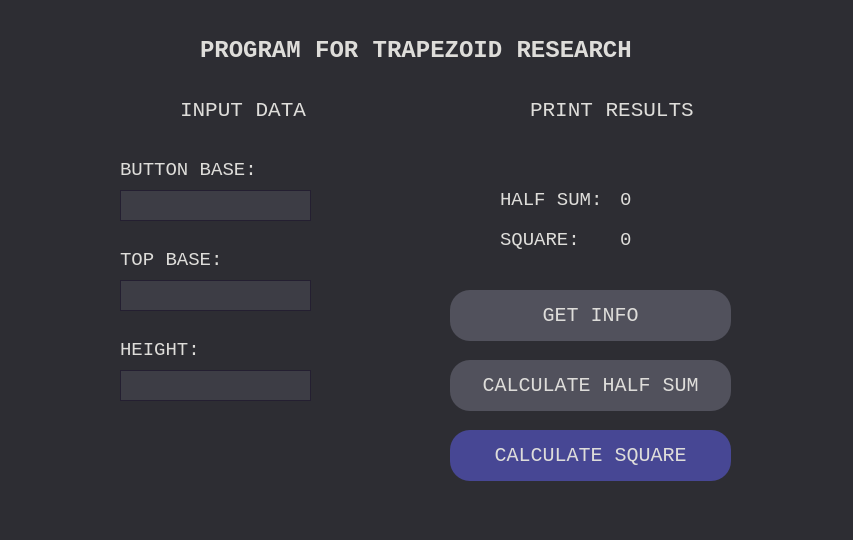
<?xml version="1.0" encoding="UTF-8"?>
<ui version="4.0">
 <class>MainWindow</class>
 <widget class="QMainWindow" name="MainWindow">
  <property name="geometry">
   <rect>
    <x>0</x>
    <y>0</y>
    <width>853</width>
    <height>540</height>
   </rect>
  </property>
  <property name="minimumSize">
   <size>
    <width>853</width>
    <height>540</height>
   </size>
  </property>
  <property name="maximumSize">
   <size>
    <width>853</width>
    <height>540</height>
   </size>
  </property>
  <property name="font">
   <font>
    <family>Courier New</family>
    <pointsize>14</pointsize>
   </font>
  </property>
  <property name="windowTitle">
   <string>TRAPEZINATOR T1500</string>
  </property>
  <property name="windowIcon">
   <iconset resource="res.qrc">
    <normaloff>:/icons/icons8-малыш-йода-48.png</normaloff>:/icons/icons8-малыш-йода-48.png</iconset>
  </property>
  <property name="styleSheet">
   <string notr="true">background-color: rgb(45, 45, 51);
</string>
  </property>
  <widget class="QWidget" name="centralwidget">
   <widget class="QLabel" name="label">
    <property name="geometry">
     <rect>
      <x>200</x>
      <y>40</y>
      <width>431</width>
      <height>21</height>
     </rect>
    </property>
    <property name="font">
     <font>
      <family>Courier New</family>
      <pointsize>18</pointsize>
      <bold>true</bold>
     </font>
    </property>
    <property name="styleSheet">
     <string notr="true">color: rgb(222, 221, 218);</string>
    </property>
    <property name="text">
     <string>PROGRAM FOR TRAPEZOID RESEARCH</string>
    </property>
   </widget>
   <widget class="QLabel" name="label_2">
    <property name="geometry">
     <rect>
      <x>180</x>
      <y>100</y>
      <width>141</width>
      <height>20</height>
     </rect>
    </property>
    <property name="font">
     <font>
      <family>Courier New</family>
      <pointsize>16</pointsize>
     </font>
    </property>
    <property name="styleSheet">
     <string notr="true">color: rgb(222, 221, 218);</string>
    </property>
    <property name="text">
     <string>INPUT DATA</string>
    </property>
   </widget>
   <widget class="QLabel" name="label_3">
    <property name="geometry">
     <rect>
      <x>530</x>
      <y>100</y>
      <width>171</width>
      <height>20</height>
     </rect>
    </property>
    <property name="font">
     <font>
      <family>Courier New</family>
      <pointsize>16</pointsize>
     </font>
    </property>
    <property name="styleSheet">
     <string notr="true">color: rgb(222, 221, 218);</string>
    </property>
    <property name="text">
     <string>PRINT RESULTS</string>
    </property>
   </widget>
   <widget class="QLabel" name="label_4">
    <property name="geometry">
     <rect>
      <x>120</x>
      <y>160</y>
      <width>141</width>
      <height>19</height>
     </rect>
    </property>
    <property name="font">
     <font>
      <family>Courier New</family>
      <pointsize>14</pointsize>
     </font>
    </property>
    <property name="styleSheet">
     <string notr="true">color: rgb(222, 221, 218);</string>
    </property>
    <property name="text">
     <string>BUTTON BASE:</string>
    </property>
   </widget>
   <widget class="QLabel" name="label_5">
    <property name="geometry">
     <rect>
      <x>120</x>
      <y>250</y>
      <width>101</width>
      <height>19</height>
     </rect>
    </property>
    <property name="font">
     <font>
      <family>Courier New</family>
      <pointsize>14</pointsize>
     </font>
    </property>
    <property name="styleSheet">
     <string notr="true">color: rgb(222, 221, 218);</string>
    </property>
    <property name="text">
     <string>TOP BASE:</string>
    </property>
   </widget>
   <widget class="QLabel" name="label_6">
    <property name="geometry">
     <rect>
      <x>120</x>
      <y>340</y>
      <width>81</width>
      <height>19</height>
     </rect>
    </property>
    <property name="font">
     <font>
      <family>Courier New</family>
      <pointsize>14</pointsize>
     </font>
    </property>
    <property name="styleSheet">
     <string notr="true">color: rgb(222, 221, 218);</string>
    </property>
    <property name="text">
     <string>HEIGHT:</string>
    </property>
   </widget>
   <widget class="QLineEdit" name="lineEdit">
    <property name="geometry">
     <rect>
      <x>120</x>
      <y>190</y>
      <width>191</width>
      <height>31</height>
     </rect>
    </property>
    <property name="styleSheet">
     <string notr="true">color: rgb(222, 221, 218);
background-color: rgb(61, 61, 69);
border: 1px solid;
border-color: rgb(36, 31, 49);
border-radius: 20px;
</string>
    </property>
   </widget>
   <widget class="QLineEdit" name="lineEdit_2">
    <property name="geometry">
     <rect>
      <x>120</x>
      <y>280</y>
      <width>191</width>
      <height>31</height>
     </rect>
    </property>
    <property name="styleSheet">
     <string notr="true">color: rgb(222, 221, 218);
background-color: rgb(61, 61, 69);
border: 1px solid;
border-color: rgb(36, 31, 49);
border-radius: 20px;
</string>
    </property>
   </widget>
   <widget class="QLineEdit" name="lineEdit_3">
    <property name="geometry">
     <rect>
      <x>120</x>
      <y>370</y>
      <width>191</width>
      <height>31</height>
     </rect>
    </property>
    <property name="styleSheet">
     <string notr="true">color: rgb(222, 221, 218);
background-color: rgb(61, 61, 69);
border: 1px solid;
border-color: rgb(36, 31, 49);
border-radius: 20px;
</string>
    </property>
   </widget>
   <widget class="QLabel" name="label_7">
    <property name="geometry">
     <rect>
      <x>500</x>
      <y>190</y>
      <width>101</width>
      <height>19</height>
     </rect>
    </property>
    <property name="font">
     <font>
      <family>Courier New</family>
      <pointsize>14</pointsize>
     </font>
    </property>
    <property name="styleSheet">
     <string notr="true">color: rgb(222, 221, 218);</string>
    </property>
    <property name="text">
     <string>HALF SUM:</string>
    </property>
   </widget>
   <widget class="QLabel" name="label_8">
    <property name="geometry">
     <rect>
      <x>500</x>
      <y>230</y>
      <width>81</width>
      <height>19</height>
     </rect>
    </property>
    <property name="font">
     <font>
      <family>Courier New</family>
      <pointsize>14</pointsize>
     </font>
    </property>
    <property name="styleSheet">
     <string notr="true">color: rgb(222, 221, 218);</string>
    </property>
    <property name="text">
     <string>SQUARE:</string>
    </property>
   </widget>
   <widget class="QLabel" name="label_9">
    <property name="geometry">
     <rect>
      <x>620</x>
      <y>230</y>
      <width>151</width>
      <height>19</height>
     </rect>
    </property>
    <property name="font">
     <font>
      <family>Courier New</family>
      <pointsize>14</pointsize>
     </font>
    </property>
    <property name="styleSheet">
     <string notr="true">color: rgb(222, 221, 218);</string>
    </property>
    <property name="text">
     <string>0</string>
    </property>
   </widget>
   <widget class="QLabel" name="label_10">
    <property name="geometry">
     <rect>
      <x>620</x>
      <y>190</y>
      <width>141</width>
      <height>19</height>
     </rect>
    </property>
    <property name="font">
     <font>
      <family>Courier New</family>
      <pointsize>14</pointsize>
     </font>
    </property>
    <property name="styleSheet">
     <string notr="true">color: rgb(222, 221, 218);</string>
    </property>
    <property name="text">
     <string>0</string>
    </property>
   </widget>
   <widget class="QPushButton" name="pushButton">
    <property name="geometry">
     <rect>
      <x>450</x>
      <y>360</y>
      <width>281</width>
      <height>51</height>
     </rect>
    </property>
    <property name="font">
     <font>
      <family>Courier New</family>
      <pointsize>15</pointsize>
     </font>
    </property>
    <property name="styleSheet">
     <string notr="true">color: rgb(222, 221, 218);
background-color: rgb(81, 81, 92);
border-radius: 20px;</string>
    </property>
    <property name="text">
     <string>CALCULATE HALF SUM</string>
    </property>
   </widget>
   <widget class="QPushButton" name="pushButton_2">
    <property name="geometry">
     <rect>
      <x>450</x>
      <y>430</y>
      <width>281</width>
      <height>51</height>
     </rect>
    </property>
    <property name="font">
     <font>
      <family>Courier New</family>
      <pointsize>15</pointsize>
     </font>
    </property>
    <property name="styleSheet">
     <string notr="true">color: rgb(222, 221, 218);
background-color: rgb(71, 71, 148);
border-radius: 20px;</string>
    </property>
    <property name="text">
     <string>CALCULATE SQUARE</string>
    </property>
   </widget>
   <widget class="QPushButton" name="pushButton_3">
    <property name="geometry">
     <rect>
      <x>450</x>
      <y>290</y>
      <width>281</width>
      <height>51</height>
     </rect>
    </property>
    <property name="font">
     <font>
      <family>Courier New</family>
      <pointsize>15</pointsize>
     </font>
    </property>
    <property name="styleSheet">
     <string notr="true">color: rgb(222, 221, 218);
background-color: rgb(81, 81, 92);
border-radius: 20px;</string>
    </property>
    <property name="text">
     <string>GET INFO</string>
    </property>
   </widget>
  </widget>
  <widget class="QMenuBar" name="menubar">
   <property name="geometry">
    <rect>
     <x>0</x>
     <y>0</y>
     <width>853</width>
     <height>24</height>
    </rect>
   </property>
  </widget>
  <widget class="QStatusBar" name="statusbar"/>
 </widget>
 <layoutdefault spacing="6" margin="9"/>
 <resources>
  <include location="res.qrc"/>
 </resources>
 <connections/>
 <designerdata>
  <property name="gridDeltaX">
   <number>10</number>
  </property>
  <property name="gridDeltaY">
   <number>10</number>
  </property>
  <property name="gridSnapX">
   <bool>true</bool>
  </property>
  <property name="gridSnapY">
   <bool>true</bool>
  </property>
  <property name="gridVisible">
   <bool>true</bool>
  </property>
 </designerdata>
</ui>
